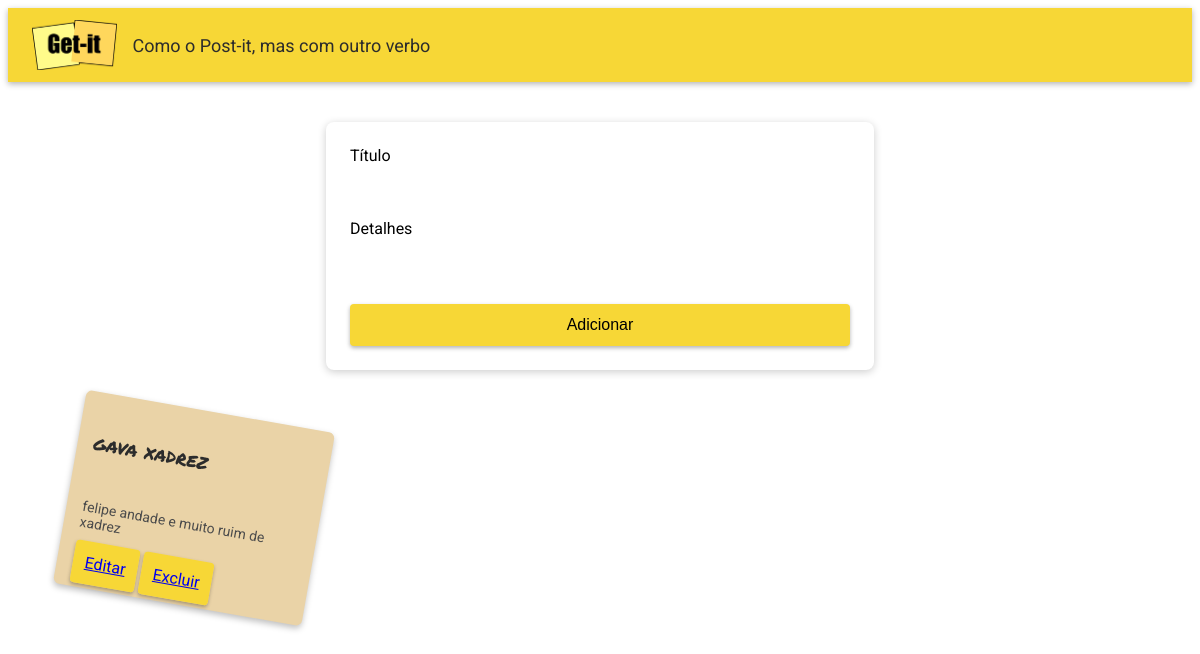
Before: / with the older database file.
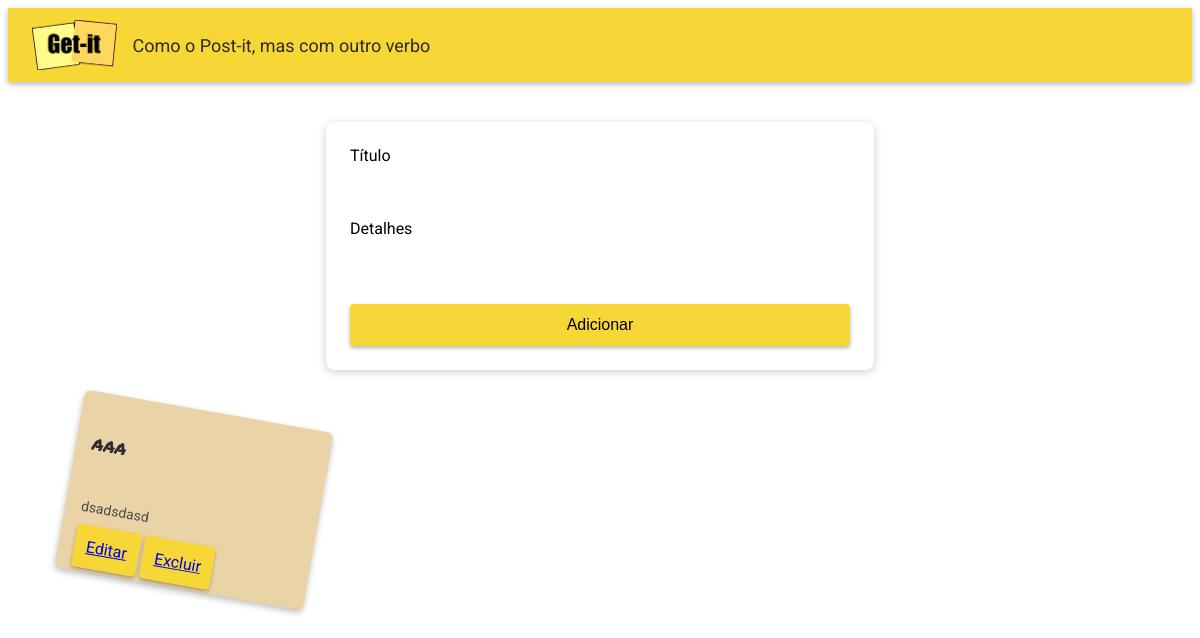
After: the same page with the newer database file.
### notes/models.py (models this page shows, shortened)
class Note(models.Model):
    title = models.CharField(max_length=200)
    content = models.TextField(max_length=2000)

### notes/views.py (the view)
# urls.py: path('', views.index, name='index'),
def index(request):
    if request.method == 'POST':
        title = request.POST.get('titulo')
        content = request.POST.get('detalhes')
        Note.objects.create(title=title, content=content)
        return redirect('index')
    else:
        all_notes = Note.objects.all()
        return render(request, 'notes/index.html', {'notes': all_notes})

### notes/templates/notes/index.html (shortened to what this page needs)
{% extends "notes/base.html" %}
{% load static %}
{% block content %}
<div class="appbar">
  <img class="logo" src="{% static 'notes/img/logo-getit.png' %}" />
  <span class="subtitle">Como o Post-it, mas com outro verbo</span>
</div>
<div class="container">
  <form class="form-card" method="post">
    <label for="titulo">Título</label>
    <input class="form-card-title" id="titulo" type="text" name="titulo" />
    <label for="detalhes">Detalhes</label>
    <textarea class="autoresize" id="detalhes" name="detalhes"></textarea>
    <input class="btn" type="submit" value="Adicionar" />
  </form>
  <div class="card-container">
    {% for note in notes %}
    <div class="card">
      <p class="card-title">{{ note.title }}</p>
      <div class="card-content">
        <p>{{ note.content }}</p>
      </div>
      <div class="card-actions">
        <a class="btn" href="{% url 'edit' note.id %}">Editar</a>
        <a class="btn" href="{% url 'delete' note.id %}">Excluir</a>
      </div>
    </div>
    {% endfor %}
  </div>
</div>
{% endblock %}

### notes/templates/notes/base.html (shortened to what this page needs)
<!DOCTYPE html>
<html>
  {% load static %}
  <head>
    <link rel="stylesheet" href="{% static 'notes/getit.css' %}" />
  </head>
  <body>
    {% block content %} {% endblock %}
  </body>
</html>

### notes/static/notes/getit.css (style rules this page uses)
html, body { font-family: "Roboto", sans-serif; }
.appbar { display: flex; align-items: center; gap: 16px; padding: 12px 24px; background-color: #f7d736; box-shadow: 0 2px 6px rgba(0, 0, 0, 0.3); }
.appbar .logo { height: 50px; }
.appbar .subtitle { font-size: 18px; color: #2c2c2c; }
.container { display: flex; flex-direction: column; align-items: center; padding-top: 40px; }
.form-card { display: flex; flex-direction: column; gap: 12px; width: 500px; padding: 24px; background-color: #fff; border-radius: 8px; box-shadow: 0 2px 8px rgba(0, 0, 0, 0.2); margin-bottom: 40px; }
.form-card-title { border: none; outline: none; font-size: 24px; color: #4c4c4c; }
.form-card textarea { border: none; outline: none; font-family: "Roboto", sans-serif; font-size: 16px; resize: none; }
.btn { border: none; outline: none; padding: 12px; background-color: #f7d736; border-radius: 4px; font-size: 16px; cursor: pointer; box-shadow: 0 2px 4px rgba(0, 0, 0, 0.3); }
.card-container { align-self: stretch; display: flex; flex-wrap: wrap; gap: 24px; padding: 0 60px 60px; }
.card { width: 220px; min-height: 140px; padding: 16px; border-radius: 6px; box-shadow: 0 3px 6px rgba(0, 0, 0, 0.25); display: flex; flex-direction: column; gap: 8px; }
.card-title { font-family: "Permanent Marker", cursive; font-size: 20px; color: #2c2c2c; }
.card-content p { font-family: "Roboto", sans-serif; font-size: 14px; color: #4c4c4c; }
.card-color-1 { background-color: #ead3a7; }
.card-rotation-11 { transform: rotate(10deg); }

Changed rows visible on the page:
removed Note: title "gava xadrez", content "felipe andade e muito ruim de xadrez"
added Note: title "aaa", content "dsadsdasd"
